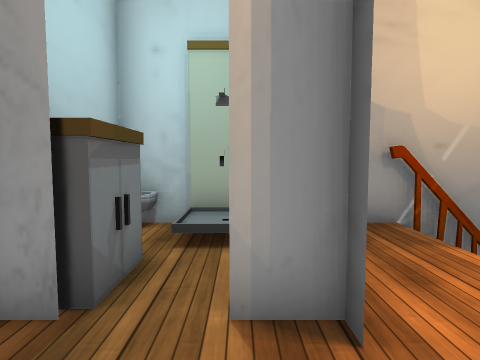
[1] (above)

19 first-person views from a walk through a Unity game level. The camera is 1.3 m above the floor, tilts 4° down and sees 80° across. Doors are open. The floor is counted in squares, 1 m on a side. Each view is taken from the middle of a square. On the plan, view 1 faces up. The plan holds only what a view shows up to about 13 squares ahead; the rest is blank. The place goes on beyond the plan. The player character is not drawn. Some surface patterns are stand-ins.

[2]
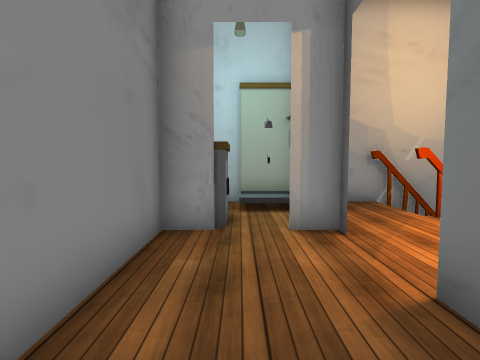

[3]
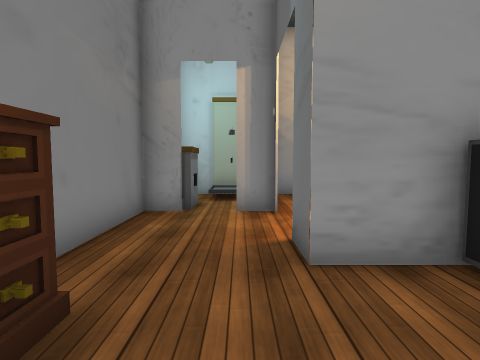

[4]
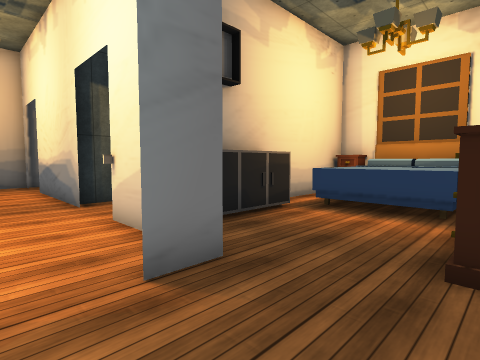

[5]
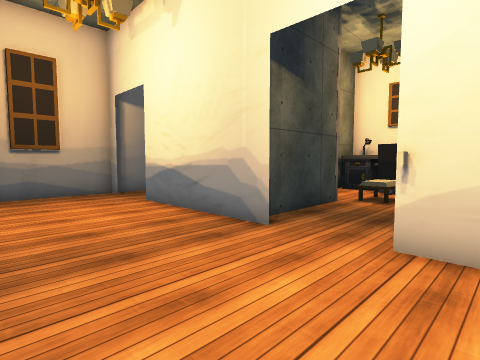

[6]
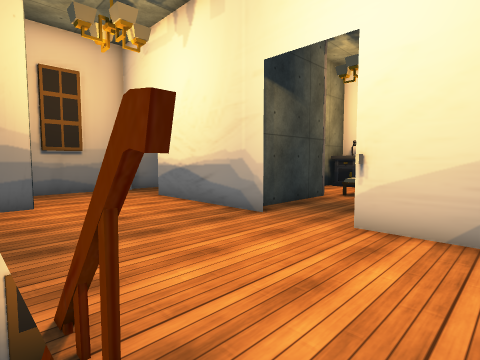

[7]
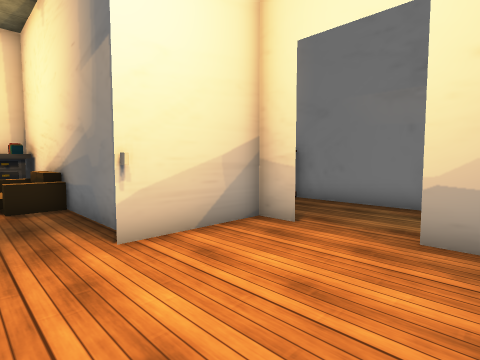

[8]
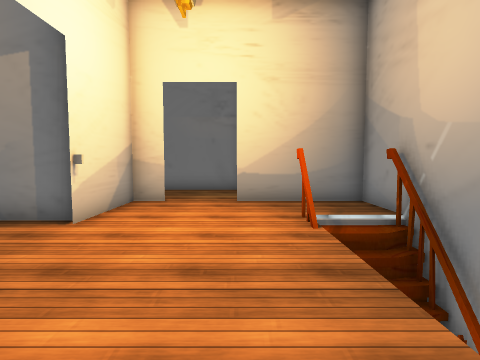

[9]
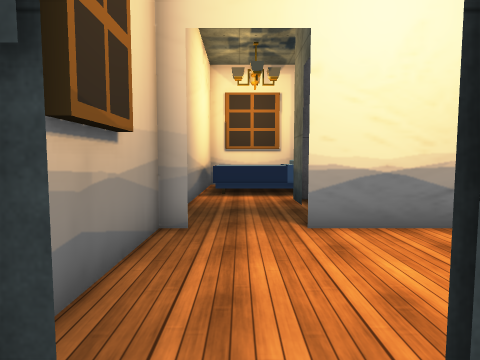

[10]
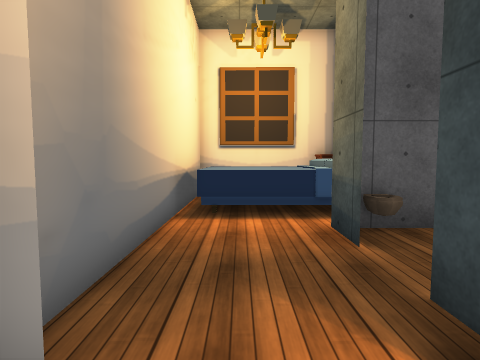

[11]
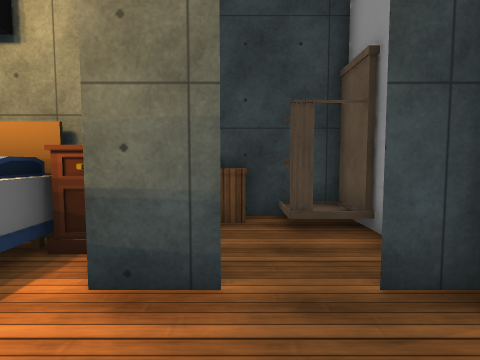

[12]
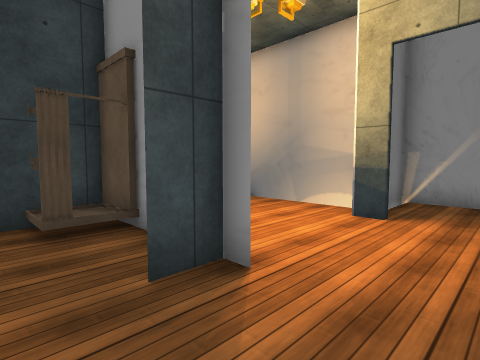

[13]
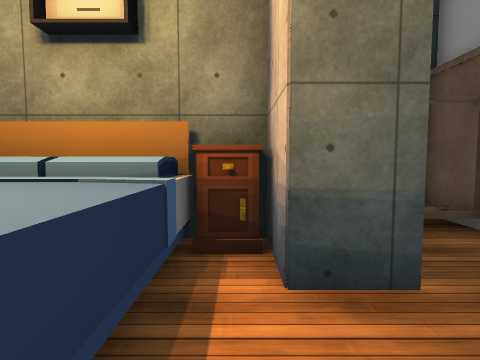

[14]
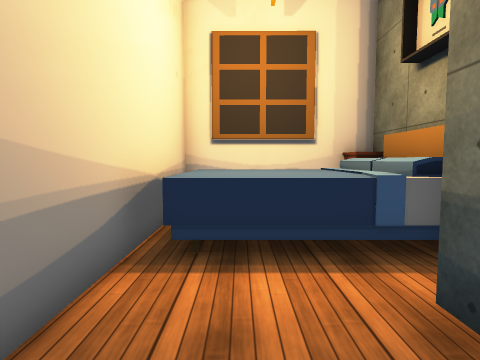

[15]
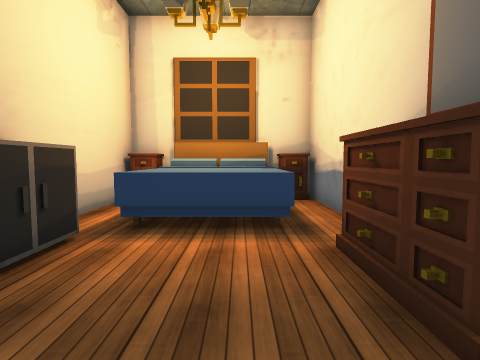

[16]
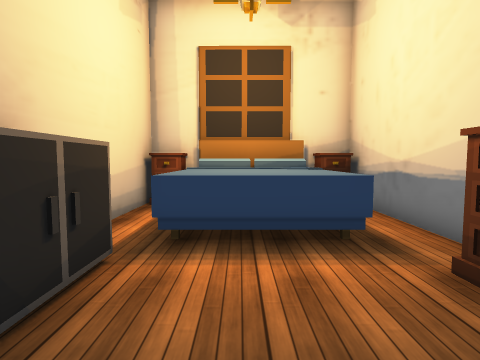

[17]
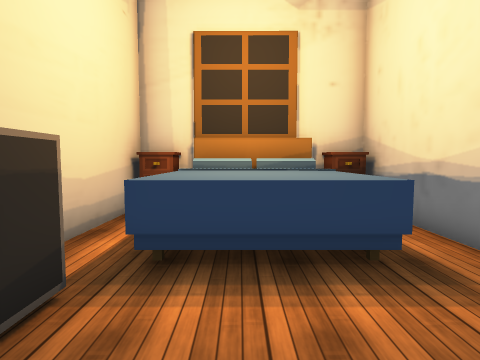

[18]
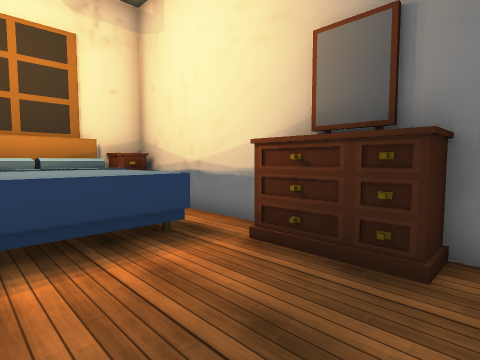

[19]
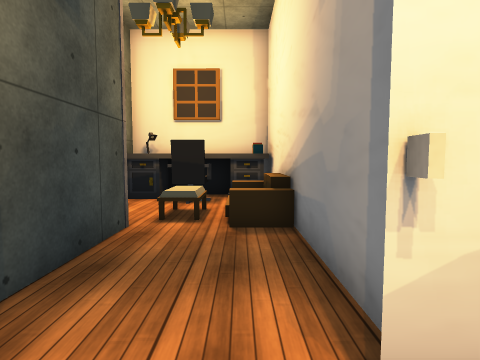

### Floor plan
Key: @ floor where view 1 was taken; # wall or solid block; . main floor; - floor 6.5 m lower than the main floor; / step, stairs or slope; D open door; ^ raised ledge; T toilet; S shower; C cabinet; U cupboard; R dresser; B block; F sofa; O other object.
Columns run from 3 left of view 1 to 15 right of it. Each row starts with its distance up from view 1.
  6  T#S######     ##
  5  T  #..//      ..
  4  CCS#.#//////- ..
  3  CC##..#.........##
  2 #DDDD.D...........#
  1 #...D.D...........#
  0 #..@D.D...........#
 -1 #...###BDD.####DDD#
 -2 #DDD..U#DDDS..#...#
 -3 #R....U#..##S.D...#
 -4  R....U#..#C..D...#
 -5  R....U#..#C TD...#
 -6 # .^^.U# O###UD...#
 -7 # ^^^^.# O  #U^^^^#
 -8 # ^^^^.#F ..#^^^^^#
 -9 ##^^^^ ######^^^^^#

Positions as (right, up) in squares from view 1, and headings:
1: (0, 0), facing up
2: (-1, -3), facing up
3: (0, -5), facing up
4: (-2, 1), facing down-right
5: (3, 3), facing down-right
6: (2, 4), facing down-right
7: (6, 3), facing down-left
8: (10, 2), facing left
9: (13, 4), facing down
10: (13, 0), facing down
11: (14, -4), facing left
12: (14, -4), facing up-left
13: (14, -6), facing left
14: (13, -3), facing down
15: (0, -1), facing down
16: (1, -2), facing down
17: (1, -3), facing down
18: (2, -2), facing down-left
19: (5, 0), facing down
